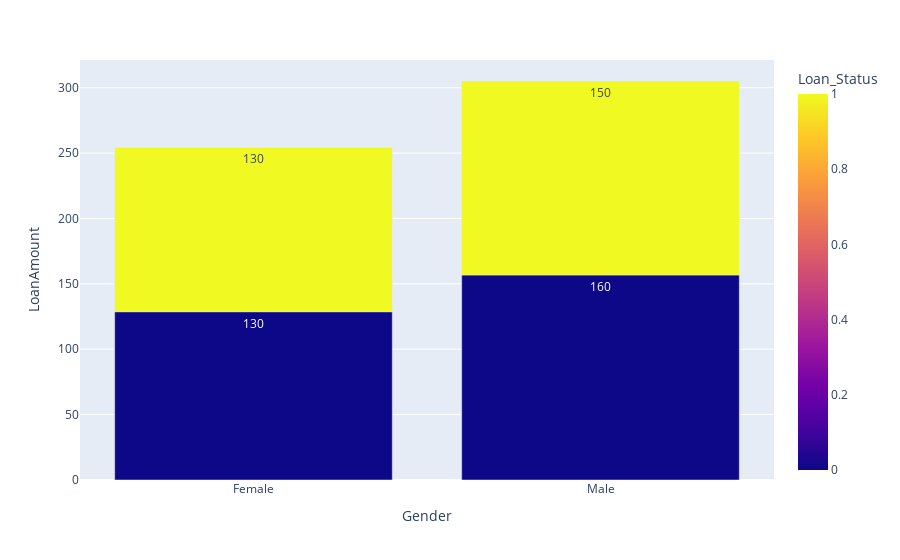

Notebook code cell kept with this figure:
### Code cell
per_gender=data.groupby(["Gender", 'Loan_Status']).mean().reset_index()
px.bar(per_gender, x="Gender", y="LoanAmount", color="Loan_Status", text_auto='.2s')

### Figure 1 — Plotly figure (JSON) as saved in the notebook; plotly's stock layout.template omitted (floating-point values rounded to 4 significant figures)
{"data": [{"alignmentgroup": "True", "hovertemplate": "Gender=%{x}<br>LoanAmount=%{y}<br>Loan_Status=%{marker.color}<extra></extra>", "legendgroup": "", "marker": {"color": [0, 1, 0, 1], "coloraxis": "coloraxis", "pattern": {"shape": ""}}, "name": "", "offsetgroup": "", "orientation": "v", "showlegend": false, "textposition": "auto", "texttemplate": "%{y:.2s}", "type": "bar", "x": ["Female", "Female", "Male", "Male"], "xaxis": "x", "y": [128.7, 125.7, 156.8, 148.3], "yaxis": "y"}], "layout": {"barmode": "relative", "coloraxis": {"colorbar": {"title": {"text": "Loan_Status"}}, "colorscale": [[0, "#0d0887"], [0.1111, "#46039f"], [0.2222, "#7201a8"], [0.3333, "#9c179e"], [0.4444, "#bd3786"], [0.5556, "#d8576b"], [0.6667, "#ed7953"], [0.7778, "#fb9f3a"], [0.8889, "#fdca26"], [1, "#f0f921"]]}, "legend": {"tracegroupgap": 0}, "margin": {"t": 60}, "xaxis": {"anchor": "y", "domain": [0, 1], "title": {"text": "Gender"}}, "yaxis": {"anchor": "x", "domain": [0, 1], "title": {"text": "LoanAmount"}}}}
